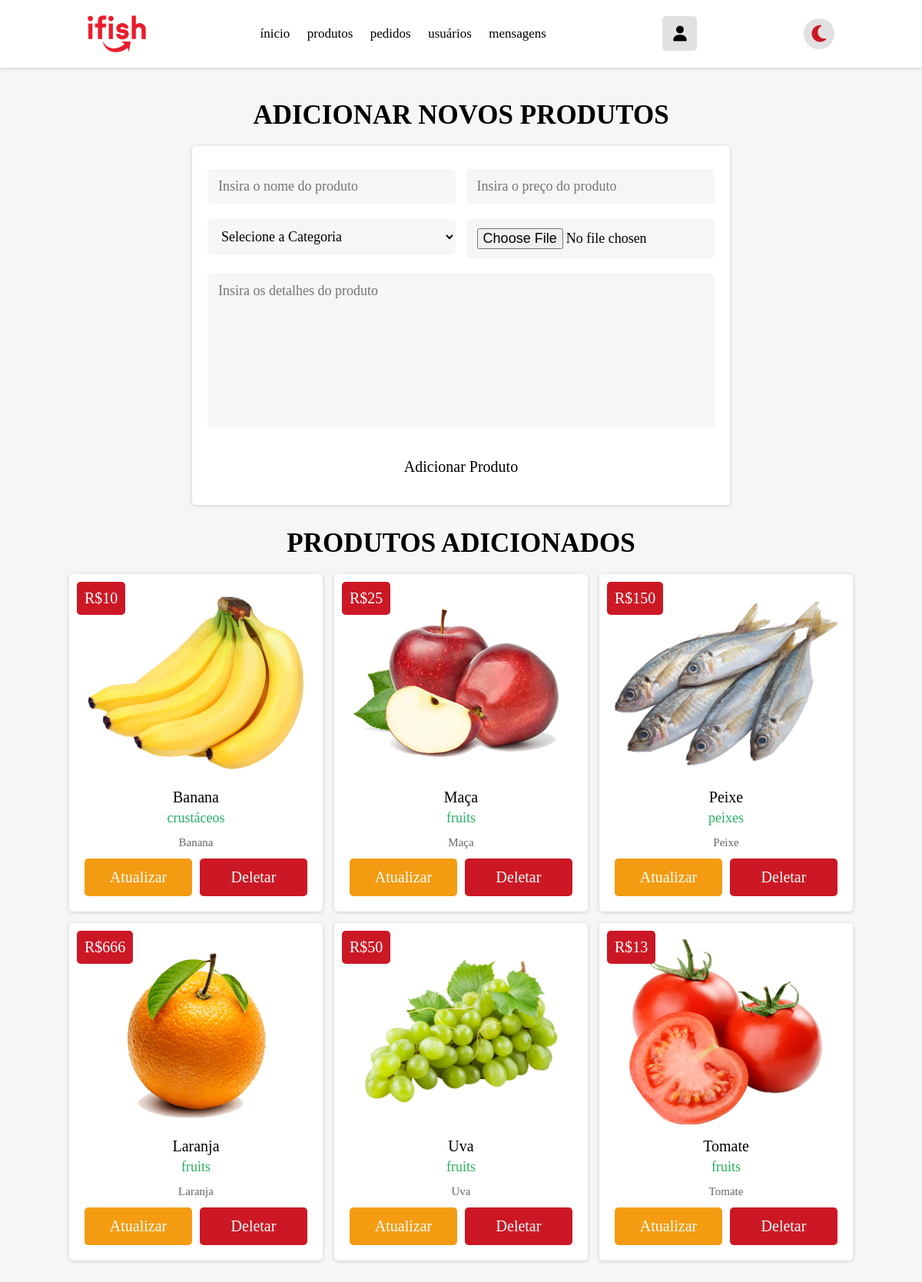
The page /admin_produtos.php (signed in) on the database its author committed.
### tables this page shows
CREATE TABLE `produto` (
  `id` int(100) NOT NULL,
  `nome` varchar(100) NOT NULL,
  `categoria` varchar(20) NOT NULL,
  `detalhe` varchar(500) NOT NULL,
  `preco` int(100) NOT NULL,
  `image` varchar(100) NOT NULL
);

### admin_produtos.php (the view, shortened to what this page needs)
<!DOCTYPE html>
<html lang="pt-BR">
<head>
    <link rel="stylesheet" href="css/index.css">
    <link rel="stylesheet" href="css/admin_index.css">
    <link rel="stylesheet" href="css/admin_style.css">
    <link rel="stylesheet" href="css/admin_produtos.css">
    <link rel="stylesheet" href="css/header.css">
    <link rel="stylesheet" href="css/footer.css">
    <link rel="stylesheet" href="https://cdnjs.cloudflare.com/ajax/libs/font-awesome/6.2.0/css/all.min.css" />
</head>
<body class="body">
    <?php include 'admin_header.php'; ?>
    <section class="add-products">
        <h1 class="title">adicionar novos produtos</h1>
        <form action="" method="POST" enctype="multipart/form-data">
            <div class="flex">
                <div class="inputBox">
                    <input type="text" name="name" class="box" required placeholder="Insira o nome do produto">
                    <select name="categoria" class="box" required>
                        <option value="" selected disabled>Selecione a Categoria</option>
                    </select>
                </div>
                <div class="inputBox">
                    <input type="number" min="0" name="preco" class="box" required placeholder="Insira o preço do produto">
                    <input type="file" name="image" required class="box" accept="image/jpg, image/jpeg, image/png">
                </div>
            </div>
            <textarea name="detalhes" class="box" required placeholder="Insira os detalhes do produto" cols="30" rows="10"></textarea>
            <input type="submit" class="btn" value="Adicionar Produto" name="add_product">
        </form>
    </section>
    <section class="show-products">
        <h1 class="title">produtos adicionados</h1>
        <div class="box-container">
            <?php
            $show_products = $conn->prepare("SELECT * FROM `produto`");
            $show_products->execute();
            if ($show_products->rowCount() > 0) {
                while ($fetch_products = $show_products->fetch(PDO::FETCH_ASSOC)) {
            ?>
                    <div class="box">
                        <div class="price">R$<?= $fetch_products['preco']; ?></div>
                        <img src="uploaded_img/<?= $fetch_products['image']; ?>" alt="">
                        <div class="name"><?= $fetch_products['nome']; ?></div>
                        <div class="cat"><?= $fetch_products['categoria']; ?></div>
                        <div class="details"><?= $fetch_products['detalhe']; ?></div>
                        <div class="flex-btn">
                            <a href="admin_update_produtos.php?update=<?= $fetch_products['id']; ?>" class="option-btn">atualizar</a>
                            <a href="admin_produtos.php?delete=<?= $fetch_products['id']; ?>" class="delete-btn" onclick="return confirm('Deletar esse produto  ?');">deletar</a>
                        </div>
                    </div>
            <?php
                }
            } else {
                echo '<p class="empty">nenhum produto foi adicionado!</p>';
            }
            ?>
        </div>
    </section>
</body>
</html>

### css/index.css (style rules this page uses)
:root { --white: #ffffff; --white-medium: #f9f9f9; --light-color: #666; --black: #000000; --red: #cc1825; --dark-red: #9a1e25; --box-shadow: 0 0.1rem 0.5rem #ccc; --box-shadow-dark: 0 0.1rem 0.5rem rgb(20, 20, 20); }
* { font-family: SulSansRegular; margin: 0; padding: 0; box-sizing: border-box; outline: none; border: none; text-decoration: none; text-transform: none; transition: all .2s linear; }
html { font-size: 62.5%; overflow-x: hidden; scroll-behavior: smooth; scroll-padding-top: 7rem; }
body { margin: 0; background: var(--white-medium); }
a { outline: hidden; text-decoration: none; text-align: center; }
.btn { margin-top: 1rem; display: inline-block; padding: 1.8rem 3rem; font-size: 2rem; border-radius: 10px; color: var(--black); cursor: pointer; background: #fff; }

### css/admin_style.css (style rules this page uses)
.add-products form { max-width: 70rem; padding:2rem; margin:0 auto; text-align: center; box-shadow: var(--box-shadow); background-color: var(--white); border-radius: .5rem; }
.add-products form .flex { display: flex; justify-content: space-between; flex-wrap: wrap; }
.add-products form .flex .inputBox { width: 49%; }
.add-products form .box { width: 100%; margin:1rem 0; padding:1.2rem 1.4rem; font-size: 1.8rem; color:var(--black); border-radius: .5rem; background-color: var(--light-bg); }
.add-products form textarea { height: 20rem; resize: none; }
.show-products { padding-top: 0; }
.show-products .box-container { display: grid; grid-template-columns: repeat(auto-fit, 33rem); gap:1.5rem; align-items: flex-start; justify-content:center; }
.show-products .box-container .box { text-align: center; box-shadow: var(--box-shadow); background-color: var(--white); border-radius: .5rem; padding:2rem; position: relative; }
.show-products .box-container .box .price { position: absolute; top:1rem; left:1rem; padding:1rem; font-size: 2rem; color:var(--white); background-color: var(--red); border-radius: .5rem; }
.show-products .box-container .box img { width: 100%; margin-bottom: 1rem; }
.show-products .box-container .box .name { margin:.5rem 0; font-size: 2rem; color:var(--black); }
.show-products .box-container .box .cat { font-size: 1.8rem; color:var(--green); }
.show-products .box-container .box .details { padding-top: 1rem; font-size: 1.5rem; line-height: 1.5; color:var(--light-color); }

### css/admin_produtos.css (style rules this page uses)
.add-products { margin-top: 100px; }
.add-products form { max-width: 70rem; padding:2rem; margin:0 auto; text-align: center; box-shadow: var(--box-shadow); background-color: var(--white); border-radius: .5rem; }
.add-products form .flex { display: flex; justify-content: space-between; flex-wrap: wrap; }
.add-products form .flex .inputBox { width: 49%; }
.add-products form .box { width: 100%; margin:1rem 0; padding:1.2rem 1.4rem; font-size: 1.8rem; color:var(--black); border-radius: .5rem; background-color: var(--light-bg); }
.add-products form textarea { height: 20rem; resize: none; }
.show-products { padding-top: 0; }
.show-products .box-container { display: grid; grid-template-columns: repeat(auto-fit, 33rem); gap:1.5rem; align-items: flex-start; justify-content:center; }
.show-products .box-container .box { text-align: center; box-shadow: var(--box-shadow); background-color: var(--white); border-radius: .5rem; padding:2rem; position: relative; }
.show-products .box-container .box .price { position: absolute; top:1rem; left:1rem; padding:1rem; font-size: 2rem; color:var(--white); background-color: var(--red); border-radius: .5rem; }
.show-products .box-container .box img { width: 100%; margin-bottom: 1rem; }
.show-products .box-container .box .name { margin:.5rem 0; font-size: 2rem; color:var(--black); }
.show-products .box-container .box .cat { font-size: 1.8rem; color:var(--green); }
.show-products .box-container .box .details { padding-top: 1rem; font-size: 1.5rem; line-height: 1.5; color:var(--light-color); }

### css/header.css (style rules this page uses)
:root { --white: #ffffff; --white-medium: #f9f9f9; --light-color: #666; --black: #000000; --red: #cc1825; --dark-red: #9a1e25; --box-shadow: 0 0.1rem 0.5rem #ccc; --box-shadow-dark: 0 0.1rem 0.5rem rgb(20, 20, 20); }
.btn { margin-top: 1rem; display: inline-block; padding: 1.8rem 3rem; font-size: 2rem; border-radius: 10px; color: var(--black); cursor: pointer; background: #fff; }

### rows shown on the page
produto: preco "10", image (picture), nome "Banana", categoria "crustáceos", detalhe "Banana"
produto: preco "25", image (picture), nome "Maça", categoria "fruits", detalhe "Maça"
produto: preco "150", image (picture), nome "Peixe", categoria "peixes", detalhe "Peixe"
produto: preco "666", image (picture), nome "Laranja", categoria "fruits", detalhe "Laranja"
produto: preco "50", image (picture), nome "Uva", categoria "fruits", detalhe "Uva"
produto: preco "13", image (picture), nome "Tomate", categoria "fruits", detalhe "Tomate"
